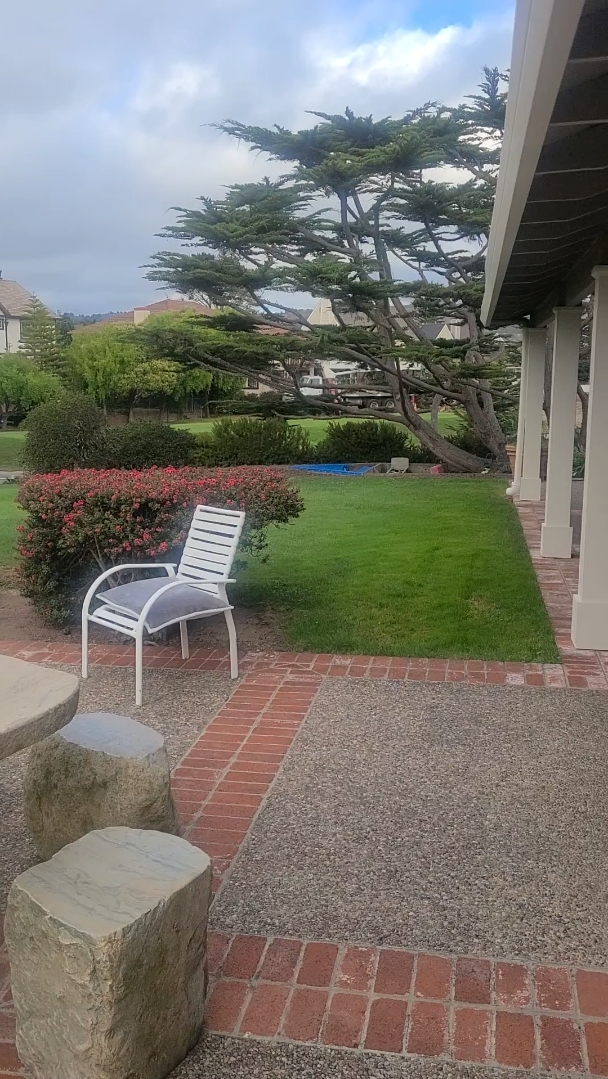
#> input picture Edge Detection/TestImage.jpg, 608 x 1079 px
$ python 'HW1 Canny Edge Detection.py' TestImage.jpg
#> lines starting #> are read from the running program, lines starting #| are printed output that depends on the picture
import sys
import cv2
import numpy as np

# main(sys.argv[1:])
window_name = 'Paul Mello'

imageName = input("File Name: ")
#> the answer given: TestImage.jpg

src = cv2.imread(imageName, cv2.IMREAD_COLOR)
#> src is the input picture: shape (1079, 608, 3); mean B, G, R 110.3, 118.2, 120.7

if src is None:
    print('Error opening image!')
    print('Usage: pdisplay.py image_name\n')

img = cv2.resize(src, (300, 590))
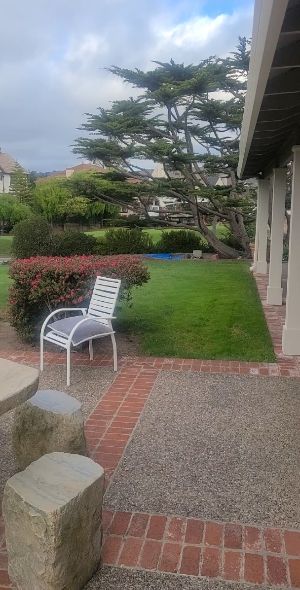
#> img: shape (590, 300, 3); mean B, G, R 110.2, 118.1, 120.6

grey = cv2.cvtColor(img, cv2.COLOR_BGR2GRAY)
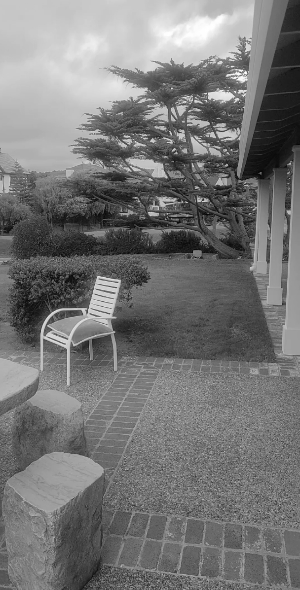
#> grey: shape (590, 300); min 5, max 255, mean 117.9

canned = cv2.Canny(grey, 100, 200)
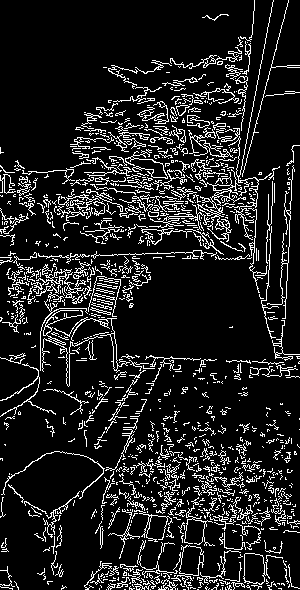
#> canned: shape (590, 300); 12.5% white in thin lines or dots

ind = 0

while True:
    cv2.imshow(window_name + ", Original Image", img)
    cv2.imshow(window_name + ", Grey-Scaled Image", grey)
    cv2.imshow(window_name + ", Canny Edge Detection", canned)

    c = cv2.waitKey(500)
#> (key Esc is pressed here)
    if c == 27:  # ESC
        break

    ind += 1
